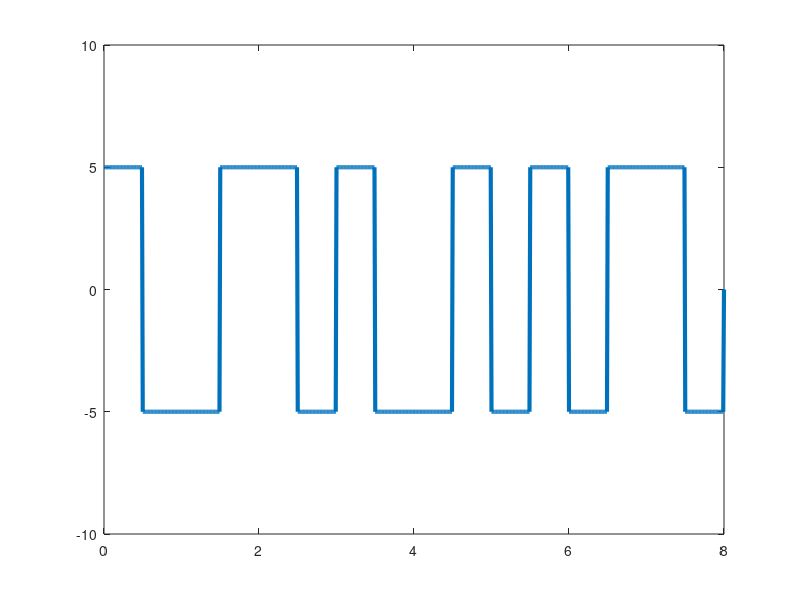

MATLAB code for this plot:
bits=[0 1 0 0 1 1 1 0];
bitduration=1;
T=length(bits)*bitduration;
fs=100;
t=0:bitduration/fs:T;

x=zeros(1,length(t));



# Encoding...


for i=1:length(bits)

    if(bits(i)==0)


      x((i-1)*fs+1:(i*fs-fs/2))=5;
      x((i*fs-fs/2)+1:i*fs)=-5;



     else

       x((i-1)*fs+1:(i*fs-fs/2))=-5;
       x((i*fs-fs/2)+1:i*fs)=5;


    endif



endfor




plot(t,x,'Linewidth',3);
xlim([0,T]);
ylim([-10 10]);


counter=0;

# Decoding...

for i=1:fs:length(x)-1
  counter=counter+1;
    if(x(i)==5)
      result(counter)=0;
    else
       result(counter)=1;

    endif
  endfor

  result
